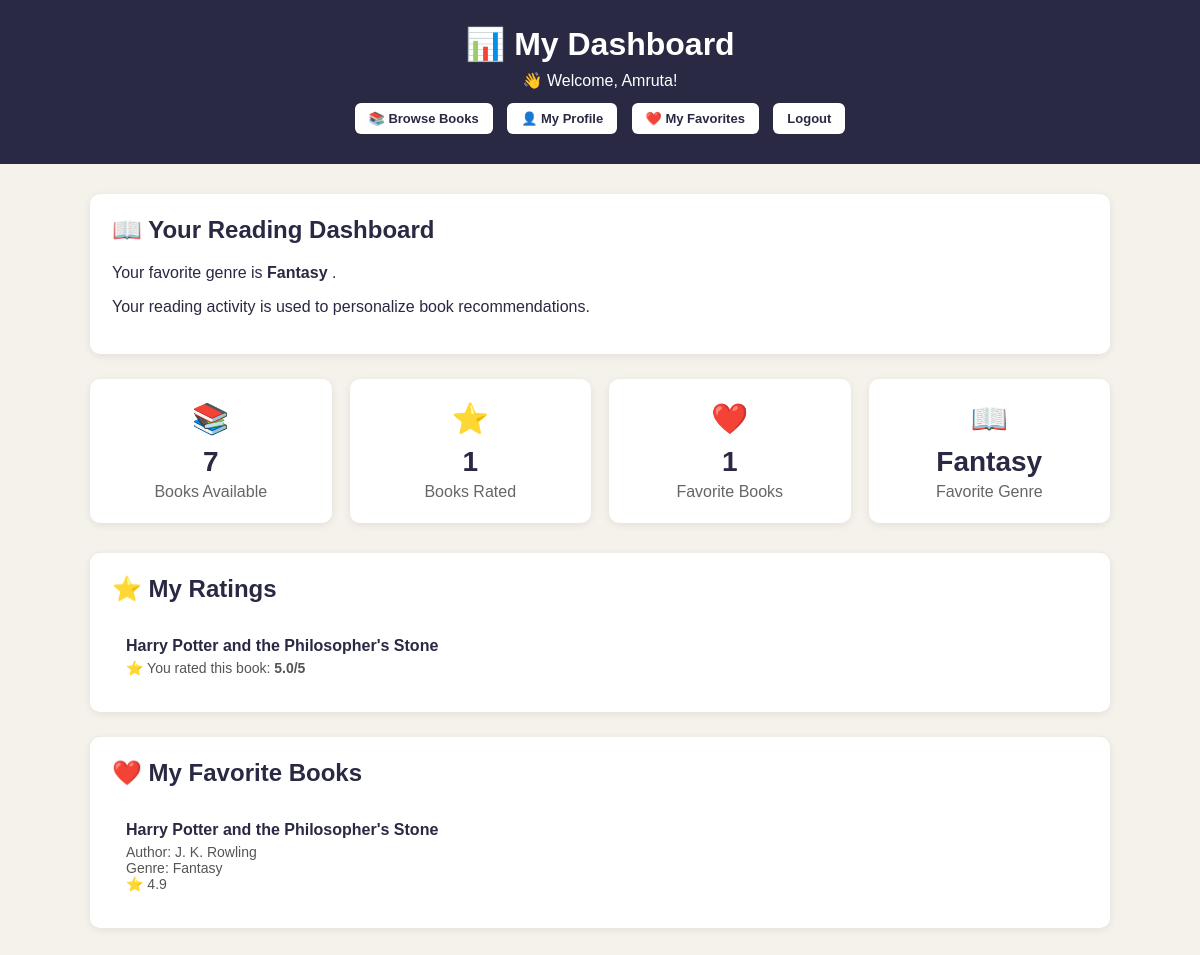
Page /dashboard/ (signed in) on the committed database.
### books/models.py (models this page shows, shortened)
class UserProfile(models.Model):
    user = models.OneToOneField(
        User,
        on_delete=models.CASCADE
    )
    favorite_genre = models.CharField(
        max_length=100,
        blank=True
    )

class UserRating(models.Model):
    user = models.ForeignKey(
        User,
        on_delete=models.CASCADE
    )
    book = models.ForeignKey(
        Book,
        on_delete=models.CASCADE
    )
    rating = models.DecimalField(
        max_digits=2,
        decimal_places=1
    )
    created_at = models.DateTimeField(
        auto_now_add=True
    )

class Book(models.Model):
    title = models.CharField(
        max_length=200
    )
    author = models.CharField(
        max_length=150
    )
    genre = models.CharField(
        max_length=100
    )
    description = models.TextField()
    rating = models.DecimalField(
        max_digits=3,
        decimal_places=1,
        default=0.0
    )
    language = models.CharField(
        max_length=50,
        default="English"
    )
    publication_year = models.IntegerField()
    cover_image = models.URLField(
        blank=True
    )

class FavoriteBook(models.Model):
    user = models.ForeignKey(
        User,
        on_delete=models.CASCADE
    )
    book = models.ForeignKey(
        Book,
        on_delete=models.CASCADE
    )
    created_at = models.DateTimeField(
        auto_now_add=True
    )
    class Meta:
        unique_together = (
            'user',
            'book',
        )

### books/views.py (the view)
def dashboard(request):
    if not request.user.is_authenticated:
        return redirect(
            'login'
        )
    user_profile, created = UserProfile.objects.get_or_create(
        user=request.user
    )
    total_books = Book.objects.count()
    user_ratings = UserRating.objects.filter(
        user=request.user
    ).select_related(
        'book'
    ).order_by(
        '-created_at'
    )
    favorite_books = FavoriteBook.objects.filter(
        user=request.user
    ).select_related(
        'book'
    ).order_by(
        '-created_at'
    )
    total_ratings = user_ratings.count()
    total_favorites = favorite_books.count()
    return render(
        request,
        'books/dashboard.html',
        {
            'profile': user_profile,
            'total_books': total_books,
            'user_ratings': user_ratings,
            'favorite_books': favorite_books,
            'total_ratings': total_ratings,
            'total_favorites': total_favorites,
        }
    )

### books/templates/books/dashboard.html (shortened to what this page needs)
<!DOCTYPE html>
<html lang="en">
<head>
</head>
<body>
<header>
    <h1>
        📊 My Dashboard
    </h1>
    <p>
        👋 Welcome, {{ user.username }}!
    </p>
    <a href="{% url 'book_list' %}">
        📚 Browse Books
    </a>
    <a href="{% url 'profile' %}">
        👤 My Profile
    </a>
    <a href="{% url 'favorites' %}">
        ❤️ My Favorites
    </a>
    <a href="{% url 'logout' %}">
        Logout
    </a>
</header>
<div class="container">
    <div class="welcome-box">
        <h2>
            📖 Your Reading Dashboard
        </h2>
        {% if profile.favorite_genre %}
            <p>
                Your favorite genre is
                <strong>
                    {{ profile.favorite_genre }}
                </strong>.
            </p>
        {% else %}
            <p>
                You have not selected a favorite genre yet.
            </p>
        {% endif %}
        <p>
            Your reading activity is used to
            personalize book recommendations.
        </p>
    </div>
    <div class="stats">
        <div class="stat-card">
            <div class="icon">
                📚
            </div>
            <h3>
                {{ total_books }}
            </h3>
            <p>
                Books Available
            </p>
        </div>
        <div class="stat-card">
            <div class="icon">
                ⭐
            </div>
            <h3>
                {{ total_ratings }}
            </h3>
            <p>
                Books Rated
            </p>
        </div>
        <div class="stat-card">
            <div class="icon">
                ❤️
            </div>
            <h3>
                {{ total_favorites }}
            </h3>
            <p>
                Favorite Books
            </p>
        </div>
        <div class="stat-card">
            <div class="icon">
                📖
            </div>
            <h3>
                {% if profile.favorite_genre %}
                    {{ profile.favorite_genre }}
                {% else %}
                    Not Set
                {% endif %}
            </h3>
            <p>
                Favorite Genre
            </p>
        </div>
    </div>
    <div class="section">
        <h2>
            ⭐ My Ratings
        </h2>
        {% if user_ratings %}
            {% for rating in user_ratings %}
                <div class="item">
                    <a href="{% url 'book_detail' rating.book.id %}">
                        {{ rating.book.title }}
                    </a>
                    <div class="rating">
                        ⭐ You rated this book:
                        <strong>
                            {{ rating.rating }}/5
                        </strong>
                    </div>
                </div>
            {% endfor %}
        {% endif %}
    </div>
    <div class="section">
        <h2>
            ❤️ My Favorite Books
        </h2>
        {% if favorite_books %}
            {% for favorite in favorite_books %}
                <div class="item">
                    <a
                        href="{% url 'book_detail' favorite.book.id %}"
                    >
                        {{ favorite.book.title }}
                    </a>
                    <div class="rating">
                        Author:
                        {{ favorite.book.author }}
                        <br>
                        Genre:
                        {{ favorite.book.genre }}
                        <br>
                        ⭐
                        {{ favorite.book.rating }}
                    </div>
                </div>
            {% endfor %}
        {% endif %}
    </div>
</div>
</body>
</html>

### books/templates/books/dashboard.html (style rules this page uses)
* { box-sizing: border-box; }
body { margin: 0; font-family: Arial, sans-serif; background: #f5f2ec; color: #292943; }
header { background: #292943; color: white; text-align: center; padding: 25px; }
header h1 { margin: 0; }
header p { margin: 8px 0; }
header a { display: inline-block; background: white; color: #292943; text-decoration: none; padding: 8px 14px; margin: 5px; border-radius: 6px; font-weight: bold; font-size: 13px; }
.container { width: 85%; max-width: 1100px; margin: 30px auto; }
.welcome-box { background: white; padding: 22px; border-radius: 10px; margin-bottom: 25px; box-shadow: 0 2px 8px rgba(0,0,0,0.08); }
.welcome-box h2 { margin-top: 0; }
.stats { display: grid; grid-template-columns: repeat(auto-fit, minmax(200px, 1fr)); gap: 18px; margin-bottom: 30px; }
.stat-card { background: white; padding: 22px; border-radius: 10px; text-align: center; box-shadow: 0 2px 8px rgba(0,0,0,0.08); }
.stat-card .icon { font-size: 30px; }
.stat-card h3 { margin: 10px 0 5px; font-size: 28px; }
.stat-card p { margin: 0; color: #666; }
.section { background: white; padding: 22px; border-radius: 10px; margin-bottom: 25px; box-shadow: 0 2px 8px rgba(0,0,0,0.08); }
.section h2 { margin-top: 0; }
.item { padding: 14px; border-bottom: 1px solid #eeeeee; }
.item:last-child { border-bottom: none; }
.item a { color: #292943; text-decoration: none; font-weight: bold; }
.rating { color: #555; font-size: 14px; margin-top: 5px; }

### rows in the picture
UserProfile: favorite_genre "Fantasy"
UserRating: book "Harry Potter and the Philosopher's Stone", rating "5.0"
FavoriteBook: book "Harry Potter and the Philosopher's Stone", book.author "J. K. Rowling", book.genre "Fantasy", book.rating "4.9"

### other values in the picture
{{ user.username }} "Amruta"
{{ total_books }} "7"
{{ total_ratings }} "1"
{{ total_favorites }} "1"
